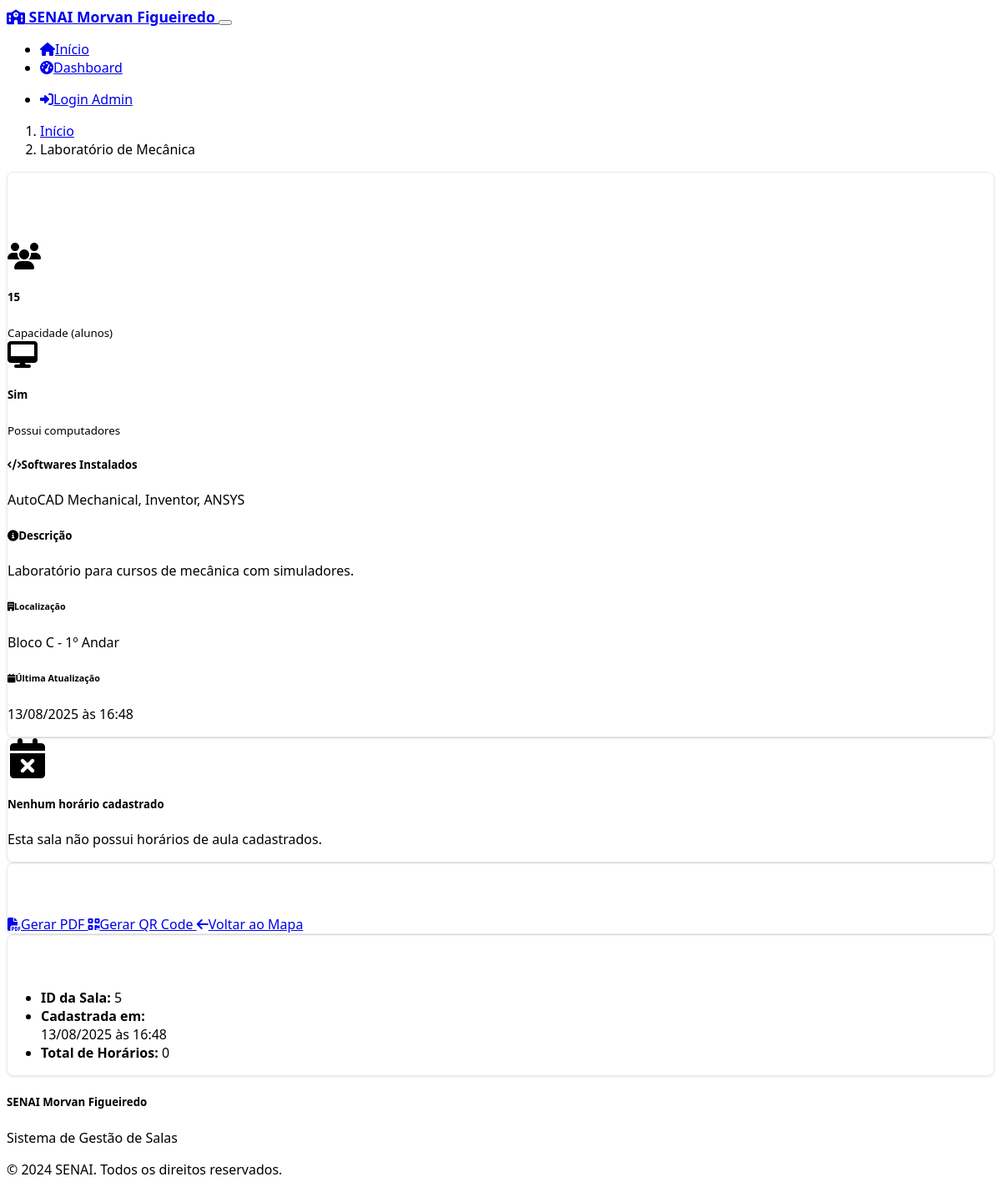
The page /classroom/5 on the database its author committed.
### models.py (models this page shows, shortened)
class Classroom(db.Model):
    id = db.Column(db.Integer, primary_key=True)
    name = db.Column(db.String(100), nullable=False)
    capacity = db.Column(db.Integer, nullable=False)
    has_computers = db.Column(db.Boolean, default=False)
    software = db.Column(db.Text, default='')
    description = db.Column(db.Text, default='')
    floor = db.Column(db.Integer, nullable=False)
    block = db.Column(db.String(10), nullable=False)
    image_url = db.Column(db.String(255), default='')
    created_at = db.Column(db.DateTime, default=datetime.utcnow)
    updated_at = db.Column(db.DateTime, default=datetime.utcnow, onupdate=datetime.utcnow)
    schedules = db.relationship('Schedule', backref='classroom', lazy=True, cascade='all, delete-orphan')

### routes.py (the view)
@app.route('/classroom/<int:classroom_id>')
def classroom_detail(classroom_id):
    classroom = Classroom.query.get_or_404(classroom_id)
    schedules = Schedule.query.filter_by(classroom_id=classroom_id, is_active=True).all()
    return render_template('classroom.html', classroom=classroom, schedules=schedules)

### templates/classroom.html (shortened to what this page needs)
{% extends "base.html" %}
{% block content %}
<div class="container">
    <div class="row">
        <div class="col-12">
            <nav aria-label="breadcrumb">
                <ol class="breadcrumb">
                    <li class="breadcrumb-item"><a href="{{ url_for('index') }}">Início</a></li>
                    <li class="breadcrumb-item active">{{ classroom.name }}</li>
                </ol>
            </nav>
        </div>
    </div>
    <div class="row">
        <div class="col-lg-8">
            <div class="card">
                <div class="card-header d-flex justify-content-between align-items-center">
                    <h3 class="mb-0"><i class="fas fa-door-open me-2 text-primary"></i>{{ classroom.name }}</h3>
                    <span class="badge bg-primary fs-6">{{ classroom.block }}{{ classroom.floor }}</span>
                </div>
                <div class="card-body">
                    <div class="row mb-4">
                        <div class="col-md-6">
                            <div class="d-flex align-items-center mb-3">
                                <i class="fas fa-users fa-2x text-info me-3"></i>
                                <div>
                                    <h5 class="mb-0">{{ classroom.capacity }}</h5>
                                    <small class="text-muted">Capacidade (alunos)</small>
                                </div>
                            </div>
                        </div>
                        <div class="col-md-6">
                            <div class="d-flex align-items-center mb-3">
                                {% if classroom.has_computers %}
                                    <i class="fas fa-desktop fa-2x text-success me-3"></i>
                                    <div>
                                        <h5 class="mb-0 text-success">Sim</h5>
                                        <small class="text-muted">Possui computadores</small>
                                    </div>
                                {% else %}
                                    <i class="fas fa-times fa-2x text-danger me-3"></i>
                                    <div>
                                        <h5 class="mb-0 text-danger">Não</h5>
                                        <small class="text-muted">Possui computadores</small>
                                    </div>
                                {% endif %}
                            </div>
                        </div>
                    </div>
                    {% if classroom.software %}
                    <div class="mb-4">
                        <h5><i class="fas fa-code me-2"></i>Softwares Instalados</h5>
                        <div class="bg-light p-3 rounded">
                            {{ classroom.software }}
                        </div>
                    </div>
                    {% endif %}
                    {% if classroom.description %}
                    <div class="mb-4">
                        <h5><i class="fas fa-info-circle me-2"></i>Descrição</h5>
                        <div class="bg-light p-3 rounded">
                            {{ classroom.description }}
                        </div>
                    </div>
                    {% endif %}
                    <div class="row">
                        <div class="col-md-6">
                            <h6><i class="fas fa-building me-2"></i>Localização</h6>
                            <p>Bloco {{ classroom.block }} - {{ classroom.floor }}º Andar</p>
                        </div>
                        <div class="col-md-6">
                            <h6><i class="fas fa-calendar me-2"></i>Última Atualização</h6>
                            <p>{{ classroom.updated_at.strftime('%d/%m/%Y às %H:%M') if classroom.updated_at else 'Não informado' }}</p>
                        </div>
                    </div>
                </div>
            </div>
            {% if schedules %}
            <div class="card mt-4">
                <div class="card-header">
                    <h5 class="mb-0"><i class="fas fa-calendar-alt me-2"></i>Horários de Aula</h5>
                </div>
                <div class="card-body">
                    <div class="table-responsive">
                        <table class="table table-striped">
                            <thead>
                                <tr>
                                    <th>Dia</th>
                                    <th>Turno</th>
                                    <th>Horário</th>
                                    <th>Curso</th>
                                    <th>Instrutor</th>
                                </tr>
                            </thead>
                            <tbody>
                                {% for schedule in schedules %}
                                <tr>
                                    <td>{{ schedule.to_dict()['day_name'] }}</td>
                                    <td>
                                        <span class="badge bg-secondary">
                                            {% if schedule.shift == 'morning' %}Manhã
                                            {% elif schedule.shift == 'afternoon' %}Tarde
                                            {% elif schedule.shift == 'fullday' %}Integral
                                            {% elif schedule.shift == 'night' %}Noite
                                            {% endif %}
                                        </span>
                                    </td>
                                    <td>{{ schedule.start_time }} - {{ schedule.end_time }}</td>
                                    <td>{{ schedule.course_name }}</td>
                                    <td>{{ schedule.instructor or 'Não informado' }}</td>
                                </tr>
                                {% endfor %}
                            </tbody>
                        </table>
                    </div>
                </div>
            </div>
            {% else %}
            <div class="card mt-4">
                <div class="card-body text-center">
                    <i class="fas fa-calendar-times fa-3x text-muted mb-3"></i>
                    <h5>Nenhum horário cadastrado</h5>
                    <p class="text-muted">Esta sala não possui horários de aula cadastrados.</p>
                </div>
            </div>
            {% endif %}
        </div>
        <div class="col-lg-4">
            <div class="card">
                <div class="card-header">
                    <h5 class="mb-0"><i class="fas fa-cogs me-2"></i>Ações</h5>
                </div>
                <div class="card-body">
                    <div class="d-grid gap-2">
                        <a href="{{ url_for('generate_pdf', classroom_id=classroom.id) }}" class="btn btn-outline-primary">
                            <i class="fas fa-file-pdf me-2"></i>Gerar PDF
                        </a>
                        <a href="{{ url_for('generate_qr', classroom_id=classroom.id) }}" class="btn btn-outline-secondary">
                            <i class="fas fa-qrcode me-2"></i>Gerar QR Code
                        </a>
                        <a href="{{ url_for('index') }}" class="btn btn-outline-dark">
                            <i class="fas fa-arrow-left me-2"></i>Voltar ao Mapa
                        </a>
                    </div>
                </div>
            </div>
            <div class="card mt-3">
                <div class="card-header">
                    <h6 class="mb-0"><i class="fas fa-info-circle me-2"></i>Informações Rápidas</h6>
                </div>
                <div class="card-body">
                    <ul class="list-unstyled mb-0">
                        <li class="mb-2">
                            <strong>ID da Sala:</strong> {{ classroom.id }}
                        </li>
                        <li class="mb-2">
                            <strong>Cadastrada em:</strong><br>
                            {{ classroom.created_at.strftime('%d/%m/%Y às %H:%M') if classroom.created_at else 'Não informado' }}
                        </li>
                        <li class="mb-2">
                            <strong>Total de Horários:</strong> {{ schedules|length }}
                        </li>
                    </ul>
                </div>
            </div>
        </div>
    </div>
</div>
{% endblock %}

### static/css/custom.css (style rules this page uses)
:root { --senai-blue: #1e3a8a; --senai-light-blue: #3b82f6; --senai-green: #10b981; --senai-orange: #f59e0b; --senai-red: #ef4444; }
body { font-family: 'Segoe UI', Tahoma, Geneva, Verdana, sans-serif; }
.card { border: 1px solid rgba(0,0,0,0.08); box-shadow: 0 1px 3px rgba(0,0,0,0.1); transition: transform 0.2s ease-in-out, box-shadow 0.2s ease-in-out; border-radius: 8px; }
.card-header { background: linear-gradient(135deg, var(--bs-primary) 0%, var(--bs-primary-dark) 100%); border-bottom: none; color: white; }
.badge { font-size: 0.75rem; padding: 0.5em 0.75em; }
[data-bs-theme="dark"] .bg-light { background-color: var(--bs-dark) !important; color: var(--bs-light); }

### rows shown on the page
Classroom: name "Laboratório de Mecânica", capacity "15", software "AutoCAD Mechanical, Inventor, ANSYS", description "Laboratório para cursos de mecânica com simuladores.", block "C", floor "1", updated_at "13/08/2025 às 16:48", id "5", created_at "13/08/2025 às 16:48"

### other values the page prints
{{ schedules|length }} "0"
